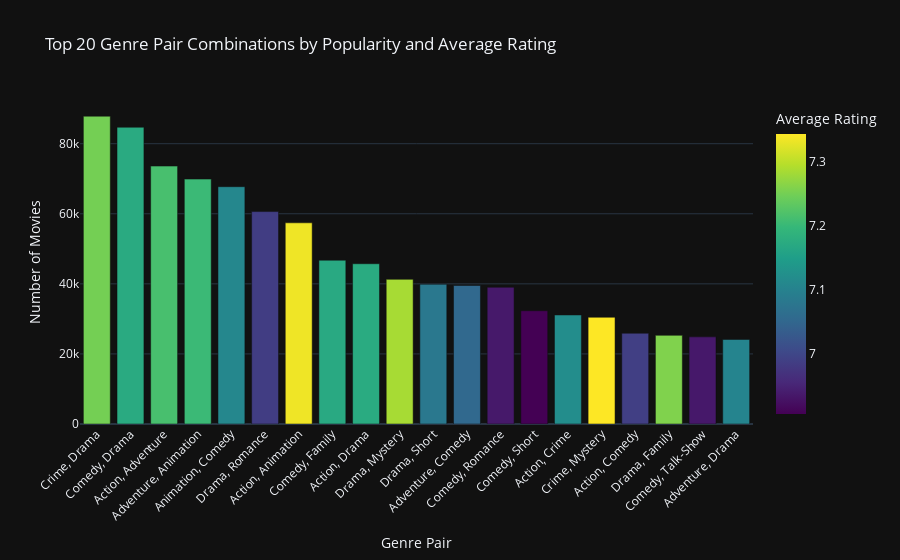

The code cell stored with this chart in its notebook:
### Code cell
# Select the top genre pairs by count for better visualization
top_genre_pairs = genre_pair_stats.collect().sort("count", descending=True).head(20)

# Create a bar chart showing average rating and count for each genre pair
fig = px.bar(
    top_genre_pairs.to_pandas(),  # Convert Polars DataFrame to Pandas for compatibility with Plotly
    x="genre_pair",
    y="count",
    color="avgRating",
    title="Top 20 Genre Pair Combinations by Popularity and Average Rating",
    labels={"genre_pair": "Genre Pair", "count": "Number of Movies", "avgRating": "Average Rating"},
    color_continuous_scale="Viridis",
    template=theme
)

# Update layout for readability
fig.update_layout(
    xaxis_tickangle=-45,
    xaxis_title="Genre Pair",
    yaxis_title="Number of Movies",
    coloraxis_colorbar=dict(title="Average Rating"),
)

# Show the plot
fig.show()

### Figure 1 — Plotly figure (JSON) as saved in the notebook; plotly's stock layout.template omitted (floating-point values rounded to 4 significant figures)
{"data": [{"alignmentgroup": "True", "hovertemplate": "Genre Pair=%{x}<br>Number of Movies=%{y}<br>Average Rating=%{marker.color}<extra></extra>", "legendgroup": "", "marker": {"color": [7.251, 7.173, 7.214, 7.202, 7.11, 6.985, 7.334, 7.17, 7.174, 7.286, 7.081, 7.052, 6.935, 6.905, 7.119, 7.344, 6.987, 7.259, 6.934, 7.104], "coloraxis": "coloraxis", "pattern": {"shape": ""}}, "name": "", "offsetgroup": "", "orientation": "v", "showlegend": false, "textposition": "auto", "type": "bar", "x": ["Crime, Drama", "Comedy, Drama", "Action, Adventure", "Adventure, Animation", "Animation, Comedy", "Drama, Romance", "Action, Animation", "Comedy, Family", "Action, Drama", "Drama, Mystery", "Drama, Short", "Adventure, Comedy", "Comedy, Romance", "Comedy, Short", "Action, Crime", "Crime, Mystery", "Action, Comedy", "Drama, Family", "Comedy, Talk-Show", "Adventure, Drama"], "xaxis": "x", "y": [87846, 84693, 73610, 69901, 67726, 60624, 57418, 46747, 45735, 41283, 39886, 39535, 39035, 32314, 31113, 30456, 25905, 25301, 24871, 24129], "yaxis": "y"}], "layout": {"barmode": "relative", "coloraxis": {"colorbar": {"title": {"text": "Average Rating"}}, "colorscale": [[0, "#440154"], [0.1111, "#482878"], [0.2222, "#3e4989"], [0.3333, "#31688e"], [0.4444, "#26828e"], [0.5556, "#1f9e89"], [0.6667, "#35b779"], [0.7778, "#6ece58"], [0.8889, "#b5de2b"], [1, "#fde725"]]}, "legend": {"tracegroupgap": 0}, "title": {"text": "Top 20 Genre Pair Combinations by Popularity and Average Rating"}, "xaxis": {"anchor": "y", "domain": [0, 1], "tickangle": -45, "title": {"text": "Genre Pair"}}, "yaxis": {"anchor": "x", "domain": [0, 1], "title": {"text": "Number of Movies"}}}}
